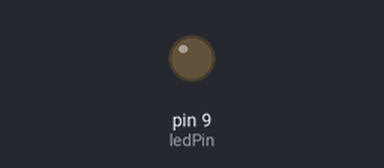
The sketch below on a simulated Arduino Uno, built with avr-gcc and run on an emulated ATmega328P. Parts: output pins drawn as LEDs (lit = HIGH).

Above: at 0.15 s.
Timing chart, 0 to 1.6 s (numbered marks = the images above):
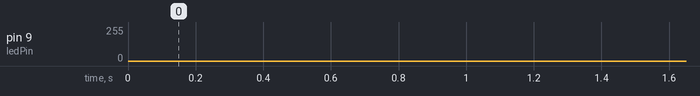

The sketch:

KE0166_2.1.ino
```cpp
/*
  keyes smart turtle robot
  lesson 2.1
  PWM
  http://www.keyes-robot.com
*/
int ledPin = 9; // Define the LED pin at D9
int brightness;
void setup () {
  pinMode (ledPin, OUTPUT); // initialize ledpin as an output.
}
void loop () {
  for (brightness = 0; brightness < 255; brightness = brightness + 1) {
    analogWrite (ledPin, brightness); // LED lights gradually light up
    delay (5); // delay 5ms
  }
  for (brightness = 255; brightness > 0; brightness = brightness - 1) {
    analogWrite (ledPin, brightness); // LED gradually goes out
    delay (5); // delay 5ms
  }
}
```
